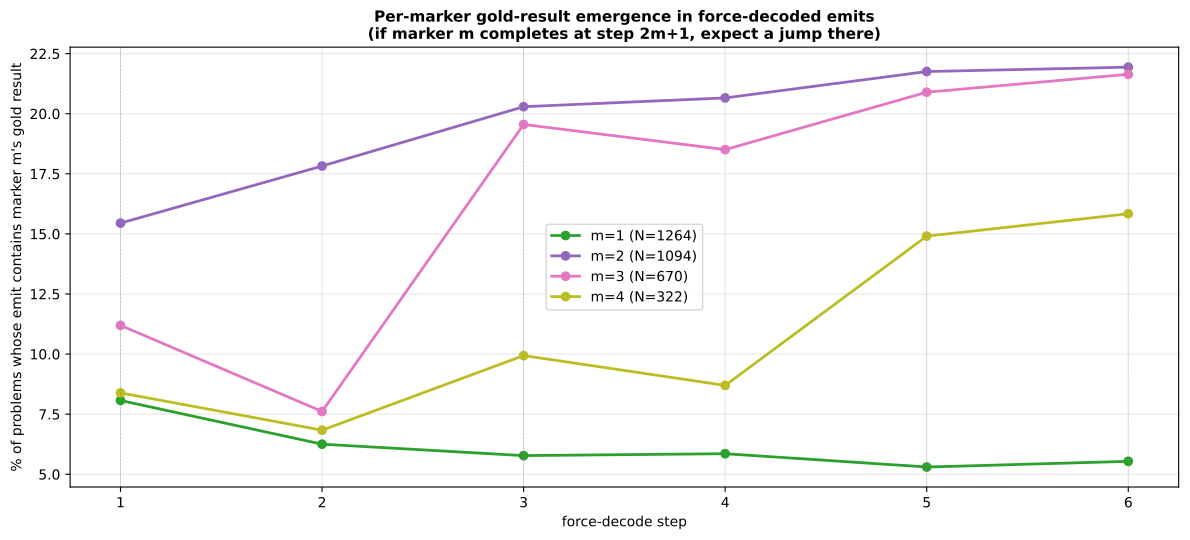

Write the Python code that produced this figure.
"""Per-marker emergence test: at each force-decode step, what fraction of
problems' emitted text contains marker m's gold result number?

If the model computes the chain sequentially m=1, m=2, m=3, then:
  - marker 1's gold result should first appear in many emits around step 3
  - marker 2's gold result around step 5
  - marker 3's gold result around step 6+
  - marker k's gold result should NEVER appear at steps before its 'completion'

Inputs:
  experiments/computation_probes/force_decode_per_step_gsm8k.json
    (has step_emits per problem)
  gold marker chains from datasets.load_dataset("gsm8k","main")["test"]

Output: chain_emergence_gsm8k.{json,pdf}
"""
from __future__ import annotations

import json, re
from collections import Counter
from pathlib import Path

import matplotlib.pyplot as plt
import numpy as np
from matplotlib.backends.backend_pdf import PdfPages

PD = Path(__file__).resolve().parent
REPO = Path(__file__).resolve().parents[2]
IN_JSON = REPO / "experiments" / "computation_probes" / "force_decode_per_step_gsm8k.json"
OUT_JSON = PD / "chain_emergence_gsm8k.json"
OUT_PDF = PD / "chain_emergence_gsm8k.pdf"


def parse_markers(s):
    s = s.replace(",", "")
    return re.findall(r"<<(-?\d+\.?\d*)\s*([+\-*/])\s*(-?\d+\.?\d*)\s*=\s*(-?\d+\.?\d*)>>", s)


def number_appears_in_text(num, text):
    """Whether num appears as an exact-token number in the text (any context)."""
    if num is None: return False
    # match either integer or with optional .0
    s_int = str(int(num)) if num == int(num) else None
    s_float = str(num)
    nums_in_text = re.findall(r"-?\d+\.?\d*", text.replace(",", ""))
    if s_int is not None and any(abs(float(x) - num) < 1e-3 for x in nums_in_text):
        return True
    return any(abs(float(x) - num) < 1e-3 for x in nums_in_text)


def main():
    d = json.load(open(IN_JSON))
    rows = d["rows"]   # list of dicts with idx, gold, baseline_emit, step_emits
    N = d["N"]
    n_steps = len(rows[0]["step_emits"])

    # Parse gold markers from baseline_emit fallback OR from each row's gold
    # Actually we need GSM8K test answers. Load via datasets.
    from datasets import load_dataset
    ds = load_dataset("gsm8k", "main")["test"]
    gold_markers = []
    for ex in ds:
        gms = parse_markers(ex["answer"])
        gold_markers.append([(float(a), op, float(b), float(c)) for a, op, b, c in gms])

    # STRICT TEST: at each step k, the model's EMITTED FINAL ANSWER (the last
    # number in the emit) equals gold marker m's result value. This says
    # "the model treated marker m as the final answer at step k" — i.e., it
    # has committed to marker m's value but isn't going further.
    M_MAX = 4
    presence = np.zeros((n_steps, M_MAX), dtype=np.float64)
    cnt_per_m = np.zeros(M_MAX, dtype=np.int64)

    def emit_final(s):
        s = s.replace(",", "")
        nums = re.findall(r"-?\d+\.?\d*", s)
        if not nums: return None
        try: return float(nums[-1])
        except: return None

    for r in rows:
        idx = r["idx"]
        gms = gold_markers[idx]
        if not gms: continue
        for m in range(1, min(len(gms), M_MAX) + 1):
            gold_c = gms[m - 1][3]
            cnt_per_m[m - 1] += 1
            for k in range(n_steps):
                emit_v = emit_final(r["step_emits"][k])
                if emit_v is not None and abs(emit_v - gold_c) < 1e-3:
                    presence[k, m - 1] += 1

    frac = presence / np.where(cnt_per_m == 0, 1, cnt_per_m)

    # Also: first step at which the emit's final-answer equals marker m's gold.
    first_step = np.full((N, M_MAX), -1, dtype=int)
    for r in rows:
        idx = r["idx"]
        gms = gold_markers[idx]
        if not gms: continue
        for m in range(1, min(len(gms), M_MAX) + 1):
            gold_c = gms[m - 1][3]
            for k in range(n_steps):
                emit_v = emit_final(r["step_emits"][k])
                if emit_v is not None and abs(emit_v - gold_c) < 1e-3:
                    first_step[idx, m - 1] = k + 1
                    break

    first_step_dist = {m: Counter(first_step[:, m - 1].tolist()) for m in range(1, M_MAX + 1)}

    out = {
        "N": int(N),
        "n_steps": int(n_steps),
        "cnt_per_m": cnt_per_m.tolist(),
        "frac_present_per_step_marker": frac.tolist(),
        "first_step_distribution": {str(m): dict(first_step_dist[m]) for m in range(1, M_MAX + 1)},
    }
    OUT_JSON.write_text(json.dumps(out, indent=2))
    print(f"saved {OUT_JSON}")

    # Plot
    with PdfPages(OUT_PDF) as pdf:
        # Page 1: per-marker fraction-present-in-emit per step
        fig, ax = plt.subplots(figsize=(12, 5.5))
        steps_x = np.arange(1, n_steps + 1)
        for m in range(1, M_MAX + 1):
            ys = [frac[k, m - 1] * 100 for k in range(n_steps)]
            n_m = cnt_per_m[m - 1]
            ax.plot(steps_x, ys, "-o", lw=2,
                    label=f"m={m} (N={n_m})", color=plt.cm.tab10(m / 5))
        ax.set_xlabel("force-decode step")
        ax.set_ylabel("% of problems whose emit contains marker m's gold result")
        ax.set_xticks(steps_x)
        ax.set_title("Per-marker gold-result emergence in force-decoded emits\n"
                     "(if marker m completes at step 2m+1, expect a jump there)",
                     fontsize=11, fontweight="bold")
        ax.legend(); ax.grid(alpha=0.3)
        # Vertical lines at predicted completion steps 2m+1
        for m in range(1, M_MAX + 1):
            predicted = min(n_steps, 2 * m - 1)
            ax.axvline(predicted, ls="--", lw=0.5, alpha=0.4,
                       color=plt.cm.tab10(m / 5))
        fig.tight_layout()
        pdf.savefig(fig, bbox_inches="tight"); plt.close(fig)

        # Page 2: first-step distribution per marker
        fig, axes = plt.subplots(1, M_MAX, figsize=(4 * M_MAX, 5), sharey=True)
        for col, m in enumerate(range(1, M_MAX + 1)):
            ax = axes[col]
            dist = first_step_dist[m]
            xs_ = list(range(1, n_steps + 1)) + [n_steps + 1]
            heights = [dist.get(k, 0) for k in range(1, n_steps + 1)] + [dist.get(-1, 0)]
            colors_ = ["#4c72b0"] * n_steps + ["#d62728"]
            ax.bar(range(len(xs_)), heights, color=colors_, edgecolor="black")
            ax.set_xticks(range(len(xs_)))
            ax.set_xticklabels([str(k) for k in range(1, n_steps + 1)] + ["never"],
                               fontsize=8)
            ax.set_xlabel("first step marker m appeared in emit")
            if col == 0: ax.set_ylabel("# problems")
            ax.set_title(f"m={m} (N applicable={cnt_per_m[m-1]})",
                         fontsize=10, fontweight="bold")
            ax.grid(axis="y", alpha=0.3)
            for i, h in enumerate(heights):
                if h > 0:
                    ax.text(i, h + 5, str(h), ha="center", fontsize=7)
        fig.suptitle("First force-decode step at which marker m's gold result appears in emit",
                     fontsize=12, fontweight="bold")
        fig.tight_layout(rect=(0, 0, 1, 0.94))
        pdf.savefig(fig, bbox_inches="tight"); plt.close(fig)
    print(f"saved {OUT_PDF}")
    print()
    print("Fraction of problems where marker m's gold result appears in emit:")
    print(f"  {'step':<5} m=1     m=2     m=3     m=4")
    for k in range(n_steps):
        print(f"  {k+1}    {frac[k, 0]*100:5.1f}%  {frac[k, 1]*100:5.1f}%  {frac[k, 2]*100:5.1f}%  {frac[k, 3]*100:5.1f}%")


if __name__ == "__main__":
    main()
